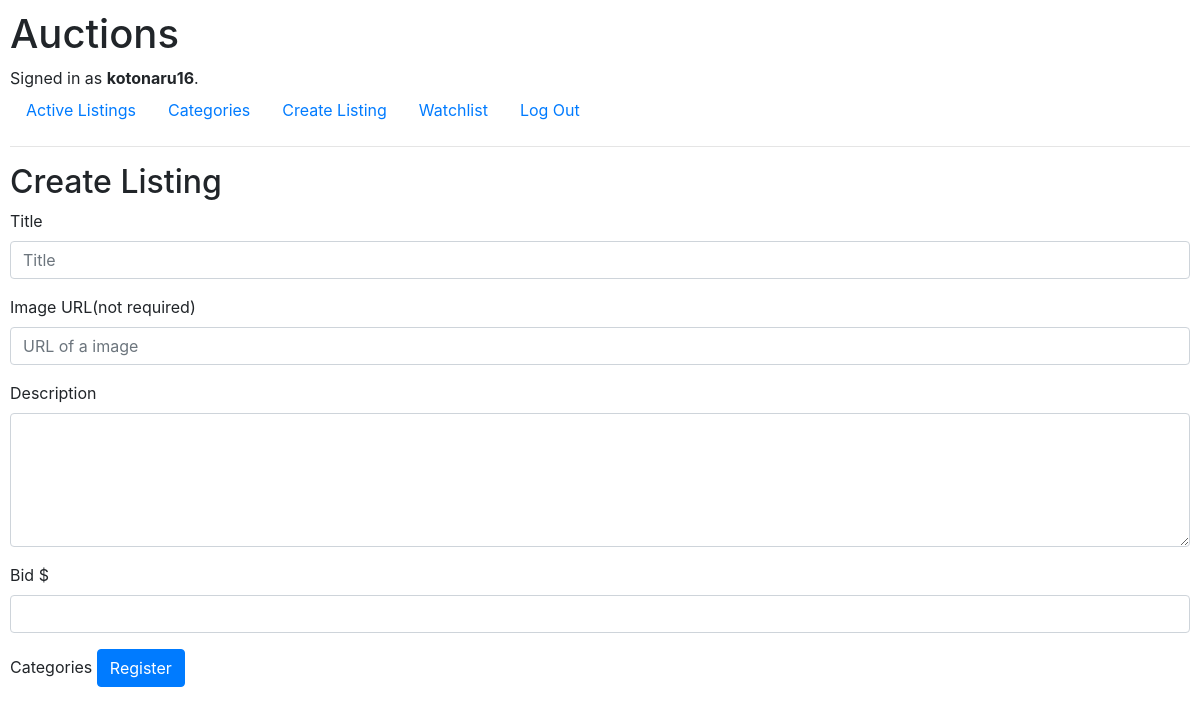
The page /createlist (signed in) on the database as committed earlier.
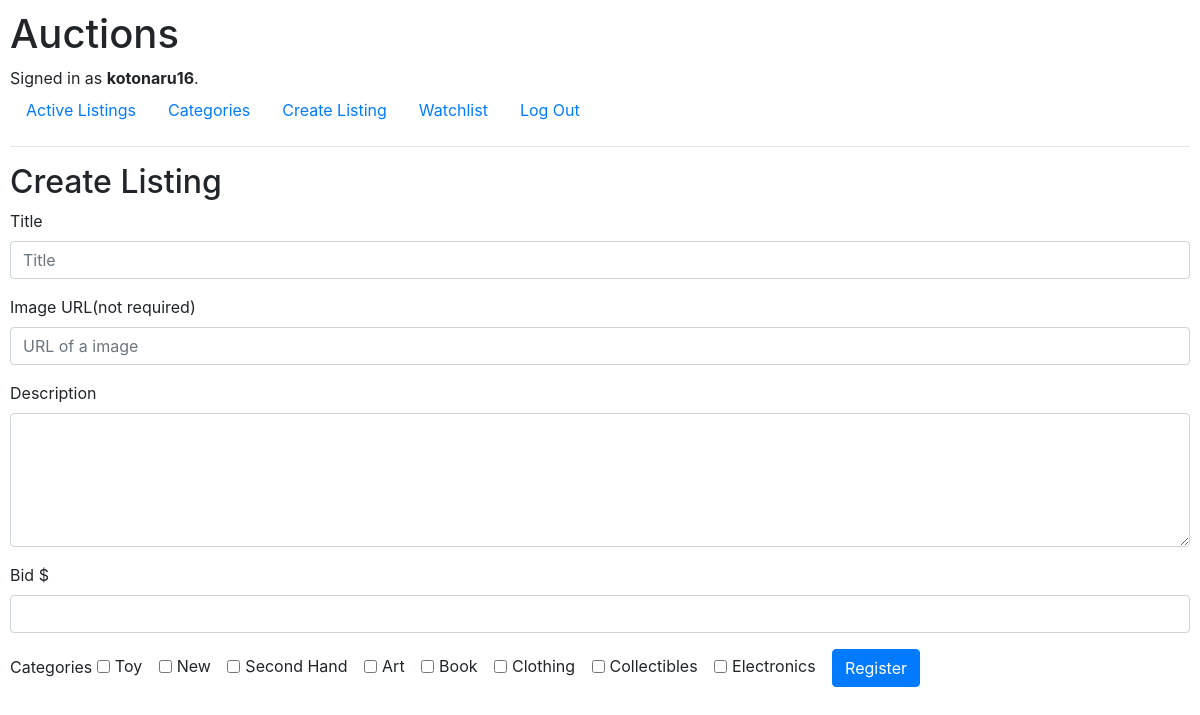
The same page on the database as committed later.
### auctions/models.py (models this page shows, shortened)
class Category(models.Model):
    name = models.CharField(max_length=64)

### auctions/views.py (the view)
# urls.py: path("createlist", views.createlist, name="createlist"),
@login_required
def createlist(request):
    categories = Category.objects.all()
    if request.method == "POST":
        title = request.POST["title"]
        image = request.POST["image"]
        description = request.POST["description"]
        bid = request.POST["bid"]
        add_category = request.POST.getlist("categories")
        try:
            b = Bid(value = bid, owner = request.user)
            b.save()
            a = Auction(title = title, image = image, description = description, owner = request.user, bid = b)
            a.save()
            for category in add_category:
                c = Category.objects.get(pk=category)
                a.category.add(c)
            a.save()
        except IntegrityError:
            return render(request, "auctions/createlist.html", {
                "message": "Auction already taken."
            })
        return redirect('index')
    else:
        return render(request, "auctions/createlist.html", {
            "categories": categories
        })

### auctions/templates/auctions/createlist.html (shortened to what this page needs)
{% extends "auctions/layout.html" %}
{% block body %}
    <h2>Create Listing</h2>
    <form action="{% url 'createlist' %}" method="post">
        <div class="form-group">
            <label for="title">Title</label>
            <input class="form-control" autofocus type="text" name="title" placeholder="Title" required>
        </div>
        <div class="form-group">
            <label for="image">Image URL(not required)</label>
            <input class="form-control" type="url" name="image" placeholder="URL of a image">
        </div>
        <div class="form-group">
            <label for="description">Description</label>
            <textarea maxlength="480" rows="5" class="form-control" id="description" name="description" placeholder="" required></textarea>
        </div>
        <div class="form-group">
            <label for="bid">Bid</label>
            <span class="input-group-addon">$</span>
            <input class="form-control currency" type="number" name="bid" step=0.01 placeholder="" required>
        </div>
        <label>Categories</label>
        {% for category in categories %}
        <div class="form-check form-check-inline">
          <input class="form-check-input" type="checkbox" id="category{{ category.pk }}" name="categories" value={{ category.pk }}>
          <label class="form-check-label" for="category{{ category.pk }}">{{ category.name }}</label>
        </div>
        {% endfor %}
        <input class="btn btn-primary" type="submit" value="Register">
    </form>
{% endblock %}

Rows that differ between the two databases and show on the page:
added Category: name "Toy"
added Category: name "New"
added Category: name "Second Hand"
added Category: name "Art"
added Category: name "Book"
added Category: name "Clothing"
added Category: name "Collectibles"
added Category: name "Electronics"
